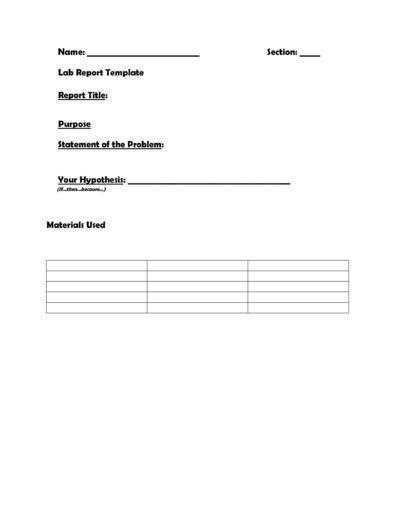
#> input picture LABREPORTS/(101).png, 395 x 511 px
$ python -i Pre_Processing.py   (imports and definitions only)   (older library calls are emulated)
#> lines starting #> are read from the running program, lines starting #| are printed output that depends on the picture; after the words box and inside, x2 and y2 are one past the last pixel; in counts of white or black regions, pixels touching at a corner belong together
import cv2
import numpy as np

def correct_skew(image):
    """
    Corrects skew (tilting) in an image using OpenCV.

    Args:
        image (np.ndarray): The input image as a NumPy array. Can be grayscale or BGR color format.

    Returns:
        tuple: A tuple containing two elements:
            - The corrected (rotated) image as a NumPy array.
            - The estimated skew angle in degrees (float).
    """

    # Handle color conversion if necessary
    if len(image.shape) == 2:
        # Grayscale image detected, convert to BGR for OpenCV compatibility
        color_image = cv2.cvtColor(image, cv2.COLOR_GRAY2BGR)
    else:
        # Color image assumed to be in BGR format (blue, green, red)
        color_image = image

    # Convert the image to grayscale for better skew detection
    gray = cv2.cvtColor(color_image, cv2.COLOR_BGR2GRAY)

    # Apply Otsu's thresholding to create a binary image for edge detection
    thresh = cv2.threshold(gray, 0, 255, cv2.THRESH_BINARY_INV + cv2.THRESH_OTSU)[1]
    #   - thresh: The resulting binary image after thresholding.
    #   - cv2.THRESH_BINARY_INV: Inverts the thresholding result (darker pixels to white, lighter to black).
    #   - cv2.THRESH_OTSU: Applies Otsu's method for automatic threshold selection.

    # Calculate projection profile to estimate skew angle
    h, w = thresh.shape  # Get image height and width

    scores = []  # List to store scores for different skew angles
    angles = np.arange(-5, 6, 1)  # Range of angles to search for skew (-5 to +5 degrees in steps of 1)

    for angle in angles:
        # Rotate the thresholded image to analyze projection profile
        rotated = cv2.rotate(thresh, cv2.ROTATE_90_CLOCKWISE, dst=thresh)  # Create a rotated copy to avoid modifying thresh

        # Calculate projection histogram: sum pixel intensities along columns
        hist = np.sum(rotated, axis=1, dtype=float)

        # Calculate projection score based on difference between consecutive histogram elements
        # Higher score indicates potentially better alignment after rotation due to more significant intensity changes.
        score = np.sum((hist[1:] - hist[:-1]) ** 2, dtype=float)
        scores.append(score)

    # Find the angle with the maximum projection profile difference (indicating alignment)
    best_angle = angles[scores.index(max(scores))]

    # Correct image skew by rotating it
    center = (w // 2, h // 2)  # Calculate image center coordinates
    M = cv2.getRotationMatrix2D(center, best_angle, 1.0)  # Create rotation matrix for specified angle
    corrected = cv2.warpAffine(
        image, M, (w, h), flags=cv2.INTER_CUBIC, borderMode=cv2.BORDER_REPLICATE
    )
    #   - cv2.warpAffine: Applies an affine transformation (rotation in this case) to the image.
    #   - flags=cv2.INTER_CUBIC: Interpolation method for resampling pixels during rotation (cubic for smoother results).
    #   - borderMode=cv2.BORDER_REPLICATE: Pixel extrapolation method to handle out-of-image regions (replicates edge pixels).

    return corrected, best_angle


def variance_of_laplacian(image):
    """
    Calculates the variance of the Laplacian of a grayscale image, which is a measure of image sharpness.

    Args:
        image (np.ndarray): The image as a NumPy array.

    Returns:
        float: The variance of the Laplacian.
    """

    # Handle color and grayscale images
    if len(image.shape) == 2:  # Grayscale image
        color_image = cv2.cvtColor(image, cv2.COLOR_GRAY2BGR)  # Convert to BGR for consistency
    else:  # Color image (assumed to be BGR)
        color_image = image

    # Convert to grayscale if necessary
    gray = cv2.cvtColor(color_image, cv2.COLOR_BGR2GRAY)

    # Calculate the Laplacian and its variance
    laplacian = cv2.Laplacian(gray, cv2.CV_64F)  # Use double-precision for accuracy
    var = laplacian.var()

    return var


def preprocess_image(image_path, apply_binarization=False, blur_threshold=50):
    """
    Preprocesses an image for improved OCR performance.

    Args:
        image_path (str): Path to the image file.
        apply_binarization (bool, optional): Whether to apply binarization (thresholding) to the image. Defaults to False.
        blur_threshold (int, optional): The minimum acceptable variance of Laplacian for blur detection.
        Images with a variance below this threshold are considered too blurry and rejected. Defaults to 50.

    Returns:
        list: A list containing two elements:
            - The first element is a boolean indicating successful preprocessing (True) or rejection (False).
            - The second element is a string with either "ACCEPTED" or a rejection message if the image is too blurry.
    """
#> called with image_path = '../LABREPORTS/(101).png', apply_binarization = False, blur_threshold = 50

    # Load the image in grayscale mode for better OCR performance
    img = cv2.imread(image_path, cv2.IMREAD_GRAYSCALE)
#> img is the input picture: shape (511, 395); min 0, max 255, mean 251.2

    # Correct skew (optional): You might need to implement the `correct_skew` function if needed
    corrected_image, skew_angle = correct_skew(img)  # Replace with your skew correction implementation
#> in correct_skew, `thresh = cv2.threshold(gray, 0, 255, cv2.THRESH_BINARY_INV + cv2.THRES..`:
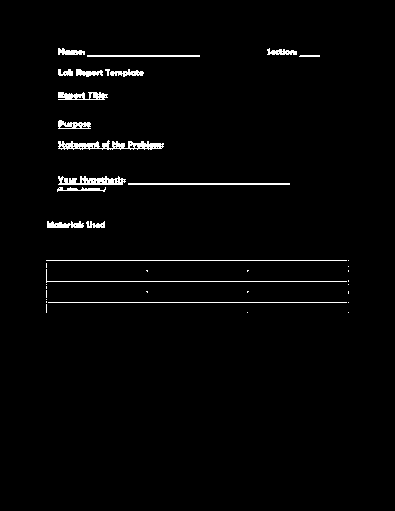
#> thresh: shape (511, 395); 2% white in thin lines or dots, all inside (x1, y1, x2, y2) = (46, 48, 349, 313)
#> the loop in correct_skew, `for angle in angles:` made 11 passes
#> pass 1, in correct_skew, `rotated = cv2.rotate(thresh, cv2.ROTATE_90_CLOCKWISE, dst=thresh)`:
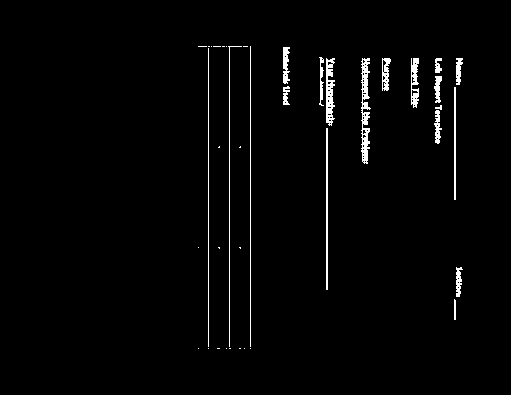
#> rotated: shape (395, 511); 2% white in thin lines or dots, all inside (x1, y1, x2, y2) = (198, 46, 463, 349)
#> after the loop in correct_skew, `for angle in angles:`: scores = [472341600, 472341600, 472341600, 472341600, 472341600, 472341600, 472341600, 472341600, 472341600, 472341600, 472341600]
#> in correct_skew, `best_angle = angles[scores.index(max(scores))]`: best_angle = -5
#> in correct_skew, `M = cv2.getRotationMatrix2D(center, best_angle, 1.0)`: M = [[0.996, -0.0872, 22.97], [0.0872, 0.996, -16.2]]
#> in correct_skew, `corrected = cv2.warpAffine( image, M, (w, h), flags=cv2.INTER_CUBIC, b..`:
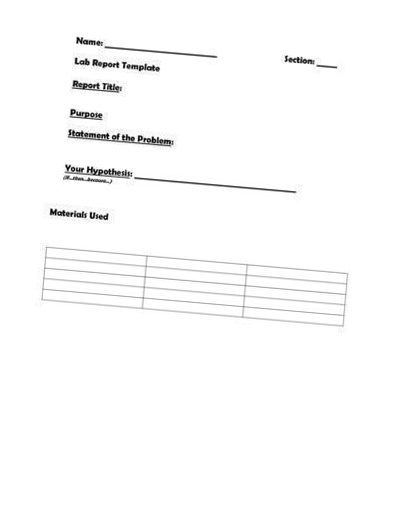
#> corrected: shape (511, 395); min 0, max 255, mean 251.1
#> skew_angle = -5

    # Apply binarization (thresholding) if desired
    if apply_binarization:
        ret, corrected_image = cv2.threshold(
            corrected_image, 127, 255, cv2.THRESH_BINARY
        )
        # Adjust the threshold value (127) and thresholding method (cv2.THRESH_BINARY) as needed

    # Apply noise reduction and contrast enhancement (optional):
    # You might want to experiment with different techniques like adaptive thresholding or histogram equalization
    corrected_image = cv2.GaussianBlur(corrected_image, (5, 5), 0)

    # Detect and reject blurry images
    var = variance_of_laplacian(corrected_image)
#> in variance_of_laplacian, `laplacian = cv2.Laplacian(gray, cv2.CV_64F)`:
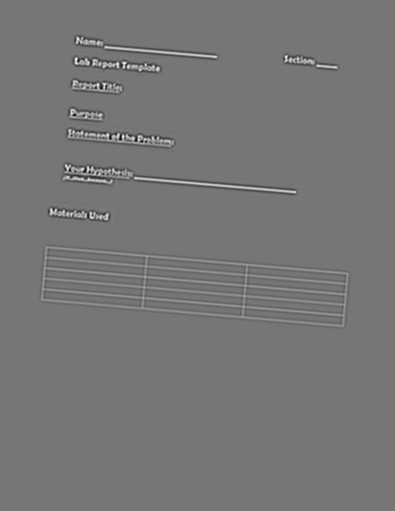
#> laplacian: shape (511, 395) float64; min -80, max 92, mean 0; drawn with min black and max white
#> in variance_of_laplacian, `var = laplacian.var()`: var = 37.03
#> var = 37.03
    if var < blur_threshold:
        return [False, "REJECTED !!! \nREASON : IMAGE TOO BLURRY !"]

    return [True, "ACCEPTED !!!"]

>>> result = preprocess_image('../LABREPORTS/(101).png')

$ run again, on LABREPORTS/(103).png
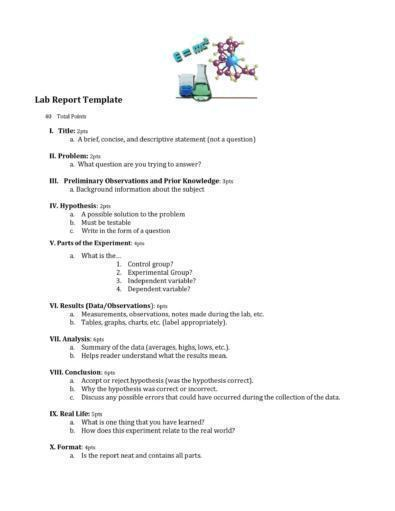
#> input picture LABREPORTS/(103).png, 395 x 511 px
#> in correct_skew, `thresh = cv2.threshold(gray, 0, 255, cv2.THRESH_BINARY_INV + cv2.THRES..`:
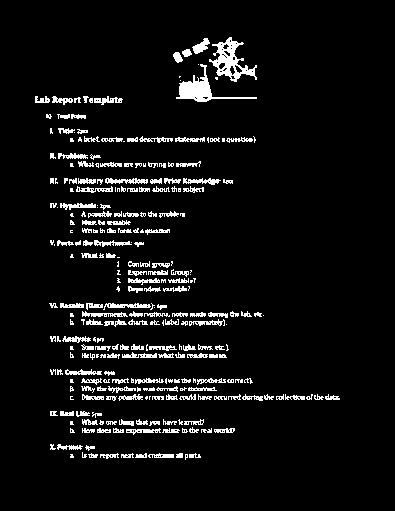
#> thresh: shape (511, 395); 6.3% white in thin lines or dots, all inside (x1, y1, x2, y2) = (35, 37, 340, 460)
#> after the loop in correct_skew, `for angle in angles:`: scores = [2.06e+09, 2.06e+09, 2.06e+09, 2.06e+09, 2.06e+09, 2.06e+09, 2.06e+09, 2.06e+09, 2.06e+09, 2.06e+09, 2.06e+09]
#> best_angle = -5
#> M = [[0.996, -0.0872, 22.97], [0.0872, 0.996, -16.2]]
#> skew_angle = -5
#> in variance_of_laplacian, `laplacian = cv2.Laplacian(gray, cv2.CV_64F)`:
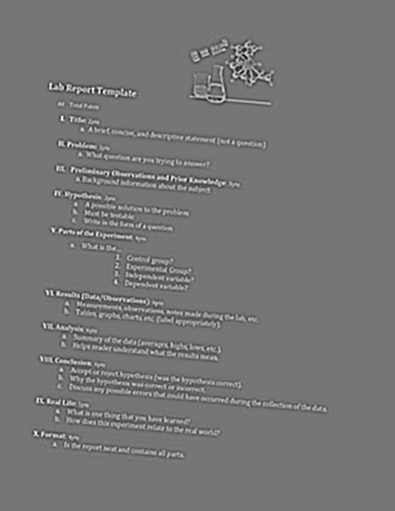
#> laplacian: shape (511, 395) float64; min -61, max 70, mean 0; drawn with min black and max white
#> in variance_of_laplacian, `var = laplacian.var()`: var = 48.93

$ run again, on LABREPORTS/(105).png
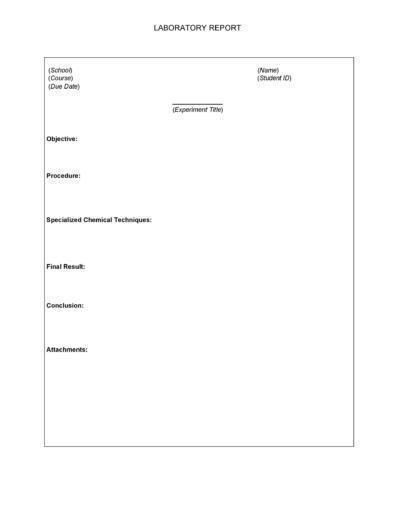
#> input picture LABREPORTS/(105).png, 395 x 511 px
#> in preprocess_image, img is the input picture: shape (511, 395); min 25, max 255, mean 252.8
#> in correct_skew, `thresh = cv2.threshold(gray, 0, 255, cv2.THRESH_BINARY_INV + cv2.THRES..`:
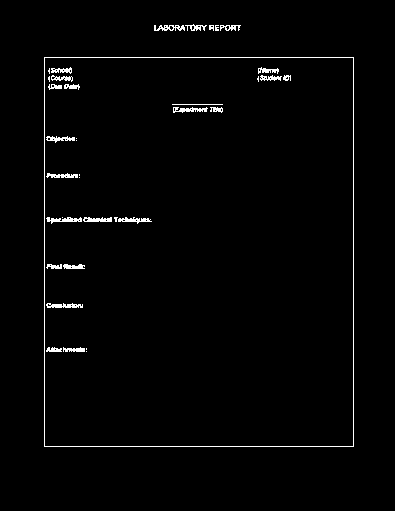
#> thresh: shape (511, 395); 1.7% white in thin lines or dots, all inside (x1, y1, x2, y2) = (44, 24, 354, 447)
#> after the loop in correct_skew, `for angle in angles:`: scores = [3.96e+10, 3.96e+10, 3.96e+10, 3.96e+10, 3.96e+10, 3.96e+10, 3.96e+10, 3.96e+10, 3.96e+10, 3.96e+10, 3.96e+10]
#> best_angle = -5
#> M = [[0.996, -0.0872, 22.97], [0.0872, 0.996, -16.2]]
#> skew_angle = -5
#> in variance_of_laplacian, `laplacian = cv2.Laplacian(gray, cv2.CV_64F)`:
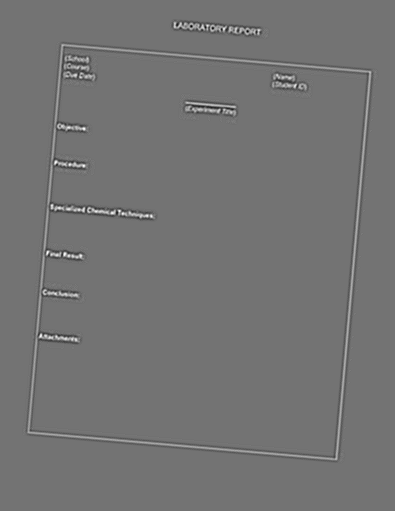
#> laplacian: shape (511, 395) float64; min -54, max 65, mean 0; drawn with min black and max white
#> in variance_of_laplacian, `var = laplacian.var()`: var = 17.11

$ run again, on LABREPORTS/(107).png
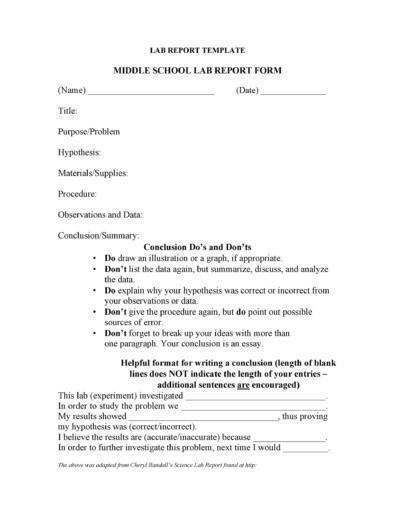
#> input picture LABREPORTS/(107).png, 395 x 511 px
#> in preprocess_image, img is the input picture: shape (511, 395); min 0, max 255, mean 245.5
#> in correct_skew, `thresh = cv2.threshold(gray, 0, 255, cv2.THRESH_BINARY_INV + cv2.THRES..`:
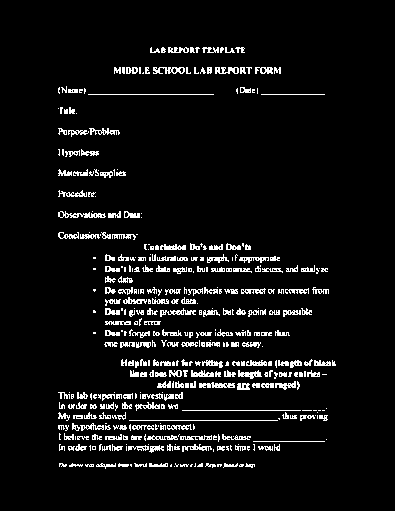
#> thresh: shape (511, 395); 6.4% white in thin lines or dots, all inside (x1, y1, x2, y2) = (58, 47, 336, 469)
#> after the loop in correct_skew, `for angle in angles:`: scores = [2.87e+09, 2.87e+09, 2.87e+09, 2.87e+09, 2.87e+09, 2.87e+09, 2.87e+09, 2.87e+09, 2.87e+09, 2.87e+09, 2.87e+09]
#> best_angle = -5
#> M = [[0.996, -0.0872, 22.97], [0.0872, 0.996, -16.2]]
#> skew_angle = -5
#> in variance_of_laplacian, `laplacian = cv2.Laplacian(gray, cv2.CV_64F)`:
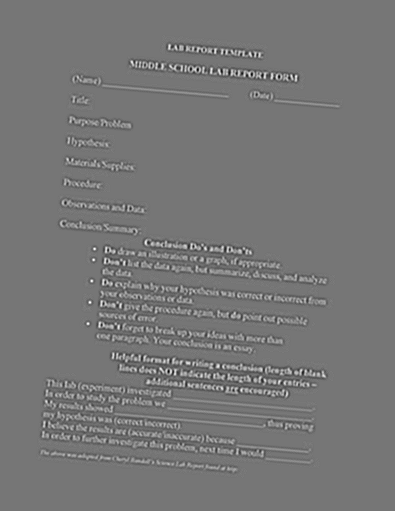
#> laplacian: shape (511, 395) float64; min -76, max 87, mean 0; drawn with min black and max white
#> in variance_of_laplacian, `var = laplacian.var()`: var = 65.43
